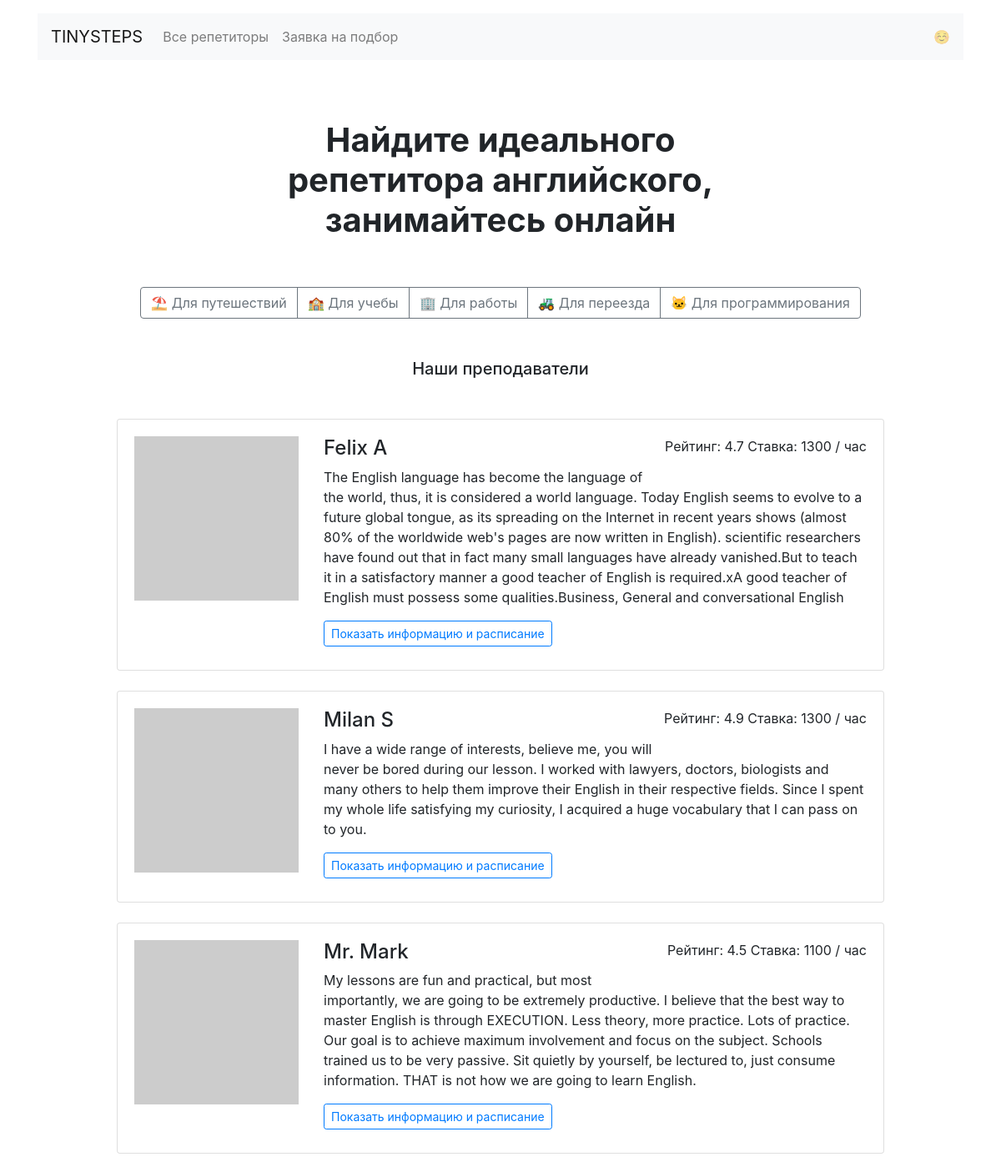
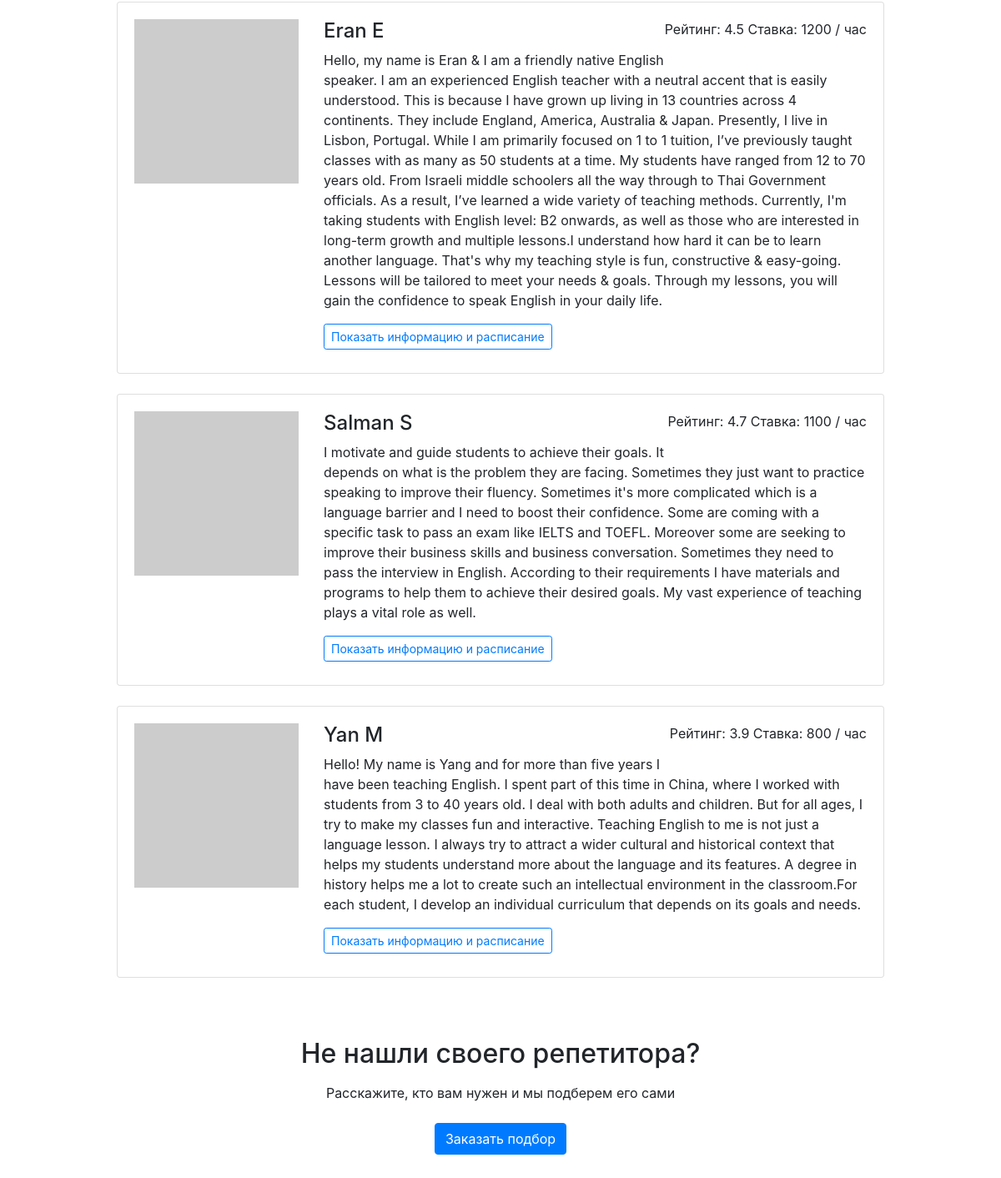
The page / on the database its author committed (2 pictures, top to bottom).
### app.py (models this page shows)
class Goal(db.Model):
    __tablename__ = 'goals'
    id = db.Column(db.Integer, primary_key=True)
    alias = db.Column(db.String(25), nullable=False, unique=True)
    name = db.Column(db.String(25), nullable=False)
    emoji = db.Column(db.String(5), nullable=False)
    teachers = db.relationship(
        'Teacher', secondary=teachers_goals_association, back_populates='goals'
    )
    requests = db.relationship('Request', back_populates='goal')

class Teacher(db.Model):
    __tablename__ = 'teachers'
    id = db.Column(db.Integer, primary_key=True)
    name = db.Column(db.String(50), nullable=False)
    about = db.Column(db.Text(500))
    rating = db.Column(db.Float)
    picture = db.Column(db.String(100), nullable=False)
    price = db.Column(db.Integer, nullable=False)
    goals = db.relationship(
        'Goal', secondary=teachers_goals_association, back_populates='teachers'
    )
    free = db.Column(db.Text)
    bookings = db.relationship('Booking', back_populates='teacher')

### app.py (the view)
@app.route("/")
def render_index():
    random_teachers = db.session.query(Teacher).order_by(func.random()).limit(6)
    output = render_template('index.html', goals=goals, teachers=random_teachers)
    return output

### templates/index.html
{% extends 'base.html' %}
{% block content %}
  <main class="container mt-3 mb-5">
    <section>
    <h1 class="h1 text-center mx-auto mt-4 py-5"><strong>Найдите идеального <br>репетитора английского, <br>занимайтесь онлайн</strong></h1>
    <div class="text-center mb-5">
      <div class="btn-group mx-auto mb-0" role="group" aria-label="Basic example">
        {% for goal in goals %}
        <a href="{{ url_for('render_goal', goal=goal.alias) }}" class="btn btn-outline-secondary">{{ goal.emoji }} {{ goal.name }}</a>
        {% endfor %}
      </div>
    </div>
    <h2 class="h5 text-center mb-5">Наши преподаватели</h2>
    <div class="row">
      <div class="col-12 col-lg-10 offset-lg-1 m-auto">
        {% for t in teachers %}
        <div class="card mb-4">
          <div class="card-body">
            <div class="row">
              <div class="col-3"><img src="{{ t.picture }}" class="img-fluid" alt="{{ t.name }}"></div>
              <div class="col-9">
                <p class="float-right">Рейтинг: {{ t.rating }} Ставка: {{ t.price }} / час</p>
                <h2 class="h4">{{ t.name }}</h2>
                <p>{{ t.about }}</p>
                <a href="{{ url_for('render_profile', id=t.id) }}" class="btn btn-outline-primary btn-sm mr-3 mb-2">Показать информацию и расписание</a>
              </div>
            </div>
          </div>
        </div>
        {% endfor %}
      </div>
    </div>
    <h2 class="text-center mt-5 mb-3">Не нашли своего репетитора?</h2>
    <p class="text-center mb-4">Расскажите, кто вам нужен и мы подберем его сами</p>
    <div class="text-center pb-5">
        <a href="{{ url_for('render_request_form') }}" class="btn btn-primary">Заказать подбор</a>
    </div>
  </main>
{% endblock %}

### templates/base.html (shortened to what this page needs)
<!DOCTYPE html>
<html lang="ru">
<head>
  <link rel="stylesheet" href="https://stackpath.bootstrapcdn.com/bootstrap/4.3.1/css/bootstrap.min.css">
</head>
<body>
  <header class="container mt-3">
    <nav class="navbar navbar-expand-lg navbar-light bg-light">
      <a class="navbar-brand" href="/">TINYSTEPS</a>
      <div class="collapse navbar-collapse" id="navbarNav">
        <ul class="navbar-nav">
          <li class="nav-item{% if request.path == url_for('render_all') %} active{% endif %}">
            <a class="nav-link" href="{{ url_for('render_all') }}">Все репетиторы</a>
          </li>
          <li class="nav-item{% if request.path == url_for('render_request_form') %} active{% endif %}">
            <a class="nav-link" href="{{ url_for('render_request_form') }}">Заявка на подбор</a>
          </li>
        </ul>
      </div>
      <span class="navbar-text d-sm-none d-lg-block">
        ☺️
      </span>
    </nav>
  </header>
{% block content %} {% endblock %}
</body>
</html>

### rows shown on the page
Goal: emoji "⛱", name "Для путешествий"
Goal: emoji "🏫", name "Для учебы"
Goal: emoji "🏢", name "Для работы"
Goal: emoji "🚜", name "Для переезда"
Goal: emoji "🐱", name "Для программирования"
Teacher: rating "4.7", price "1300", name "Felix A", about "The English language has become the language of the world, thus, it is considered a world language. Today English seems to evolve to a future global tongue, as its spreading on the Internet in recent years shows (almost 80% of the worldwide web's pages are now written in English). scientific researchers have found out that in fact many small languages have already vanished.But to teach it in a satisfactory manner a good teacher of English is required.xA good teacher of English must possess some qualities.Business, General and conversational English"
Teacher: rating "4.9", price "1300", name "Milan S", about "I have a wide range of interests, believe me, you will never be bored during our lesson. I worked with lawyers, doctors, biologists and many others to help them improve their English in their respective fields. Since I spent my whole life satisfying my curiosity, I acquired a huge vocabulary that I can pass on to you."
Teacher: rating "4.5", price "1100", name "Mr. Mark", about "My lessons are fun and practical, but most importantly, we are going to be extremely productive. I believe that the best way to master English is through EXECUTION. Less theory, more practice. Lots of practice. Our goal is to achieve maximum involvement and focus on the subject. Schools trained us to be very passive. Sit quietly by yourself, be lectured to, just consume information. THAT is not how we are going to learn English."
Teacher: rating "4.5", price "1200", name "Eran E", about "Hello, my name is Eran & I am a friendly native English speaker. I am an experienced English teacher with a neutral accent that is easily understood. This is because I have grown up living in 13 countries across 4 continents. They include England, America, Australia & Japan. Presently, I live in Lisbon, Portugal. While I am primarily focused on 1 to 1 tuition, I’ve previously taught classes with as many as 50 students at a time. My students have ranged from 12 to 70 years old. From Israeli middle schoolers all the way through to Thai Government officials. As a result, I’ve learned a wide variety of teaching methods. Currently, I'm taking students with English level: B2 onwards, as well as…"
Teacher: rating "4.7", price "1100", name "Salman S", about "I motivate and guide students to achieve their goals. It depends on what is the problem they are facing. Sometimes they just want to practice speaking to improve their fluency. Sometimes it's more complicated which is a language barrier and I need to boost their confidence. Some are coming with a specific task to pass an exam like IELTS and TOEFL. Moreover some are seeking to improve their business skills and business conversation. Sometimes they need to pass the interview in English. According to their requirements I have materials and programs to help them to achieve their desired goals. My vast experience of teaching plays a vital role as well."
Teacher: rating "3.9", price "800", name "Yan M", about "Hello! My name is Yang and for more than five years I have been teaching English. I spent part of this time in China, where I worked with students from 3 to 40 years old. I deal with both adults and children. But for all ages, I try to make my classes fun and interactive. Teaching English to me is not just a language lesson. I always try to attract a wider cultural and historical context that helps my students understand more about the language and its features. A degree in history helps me a lot to create such an intellectual environment in the classroom.For each student, I develop an individual curriculum that depends on its goals and needs."
